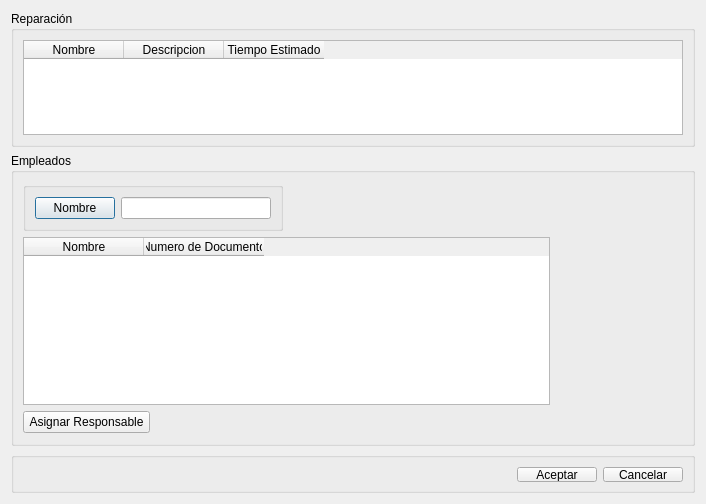
<?xml version="1.0" encoding="UTF-8"?>
<ui version="4.0">
 <class>DialogAsignarReparacion</class>
 <widget class="QDialog" name="DialogAsignarReparacion">
  <property name="geometry">
   <rect>
    <x>0</x>
    <y>0</y>
    <width>706</width>
    <height>504</height>
   </rect>
  </property>
  <property name="windowTitle">
   <string>Asignar Encargados de Reparacion</string>
  </property>
  <layout class="QVBoxLayout" name="verticalLayout">
   <item>
    <widget class="QGroupBox" name="groupBox">
     <property name="title">
      <string>Reparación</string>
     </property>
     <layout class="QHBoxLayout" name="horizontalLayout_2">
      <item>
       <widget class="QTableWidget" name="tableWidgetReparacion">
        <column>
         <property name="text">
          <string>Nombre</string>
         </property>
        </column>
        <column>
         <property name="text">
          <string>Descripcion</string>
         </property>
        </column>
        <column>
         <property name="text">
          <string>Tiempo Estimado</string>
         </property>
        </column>
       </widget>
      </item>
     </layout>
    </widget>
   </item>
   <item>
    <widget class="QGroupBox" name="groupBox_2">
     <property name="title">
      <string>Empleados</string>
     </property>
     <layout class="QGridLayout" name="gridLayout">
      <item row="0" column="0" rowspan="2" colspan="2">
       <widget class="QGroupBox" name="groupBox_3">
        <property name="title">
         <string/>
        </property>
        <layout class="QHBoxLayout" name="horizontalLayout">
         <item>
          <widget class="QPushButton" name="pushButtonNombre">
           <property name="text">
            <string>Nombre</string>
           </property>
          </widget>
         </item>
         <item>
          <widget class="QLineEdit" name="lineEditNombre"/>
         </item>
        </layout>
       </widget>
      </item>
      <item row="0" column="2" colspan="3">
       <spacer name="horizontalSpacer">
        <property name="orientation">
         <enum>Qt::Horizontal</enum>
        </property>
        <property name="sizeHint" stdset="0">
         <size>
          <width>148</width>
          <height>28</height>
         </size>
        </property>
       </spacer>
      </item>
      <item row="1" column="4" rowspan="2">
       <spacer name="verticalSpacer_2">
        <property name="orientation">
         <enum>Qt::Vertical</enum>
        </property>
        <property name="sizeHint" stdset="0">
         <size>
          <width>48</width>
          <height>238</height>
         </size>
        </property>
       </spacer>
      </item>
      <item row="2" column="0" colspan="4">
       <widget class="QTableWidget" name="tableWidgetEmpleados">
        <attribute name="horizontalHeaderDefaultSectionSize">
         <number>120</number>
        </attribute>
        <column>
         <property name="text">
          <string>Nombre</string>
         </property>
        </column>
        <column>
         <property name="text">
          <string>Numero de Documento</string>
         </property>
        </column>
       </widget>
      </item>
      <item row="3" column="0">
       <widget class="QPushButton" name="pushButtonAsignarResponsable">
        <property name="text">
         <string>Asignar Responsable</string>
        </property>
       </widget>
      </item>
      <item row="3" column="1" colspan="2">
       <spacer name="horizontalSpacer_2">
        <property name="orientation">
         <enum>Qt::Horizontal</enum>
        </property>
        <property name="sizeHint" stdset="0">
         <size>
          <width>149</width>
          <height>20</height>
         </size>
        </property>
       </spacer>
      </item>
      <item row="3" column="3">
       <spacer name="verticalSpacer">
        <property name="orientation">
         <enum>Qt::Vertical</enum>
        </property>
        <property name="sizeHint" stdset="0">
         <size>
          <width>20</width>
          <height>71</height>
         </size>
        </property>
       </spacer>
      </item>
     </layout>
    </widget>
   </item>
   <item>
    <widget class="QGroupBox" name="groupBoxButtonBox">
     <property name="minimumSize">
      <size>
       <width>271</width>
       <height>41</height>
      </size>
     </property>
     <property name="maximumSize">
      <size>
       <width>16777215</width>
       <height>41</height>
      </size>
     </property>
     <property name="title">
      <string/>
     </property>
     <layout class="QGridLayout" name="gridLayout_2">
      <property name="leftMargin">
       <number>9</number>
      </property>
      <property name="topMargin">
       <number>9</number>
      </property>
      <property name="rightMargin">
       <number>9</number>
      </property>
      <property name="bottomMargin">
       <number>8</number>
      </property>
      <item row="0" column="1">
       <widget class="QPushButton" name="pushButtonAceptar">
        <property name="text">
         <string>Aceptar</string>
        </property>
       </widget>
      </item>
      <item row="0" column="2">
       <widget class="QPushButton" name="pushButtonCancelar">
        <property name="text">
         <string>Cancelar</string>
        </property>
       </widget>
      </item>
      <item row="0" column="0">
       <spacer name="horizontalSpacer_3">
        <property name="orientation">
         <enum>Qt::Horizontal</enum>
        </property>
        <property name="sizeHint" stdset="0">
         <size>
          <width>40</width>
          <height>20</height>
         </size>
        </property>
       </spacer>
      </item>
     </layout>
    </widget>
   </item>
  </layout>
 </widget>
 <resources/>
 <connections/>
</ui>
